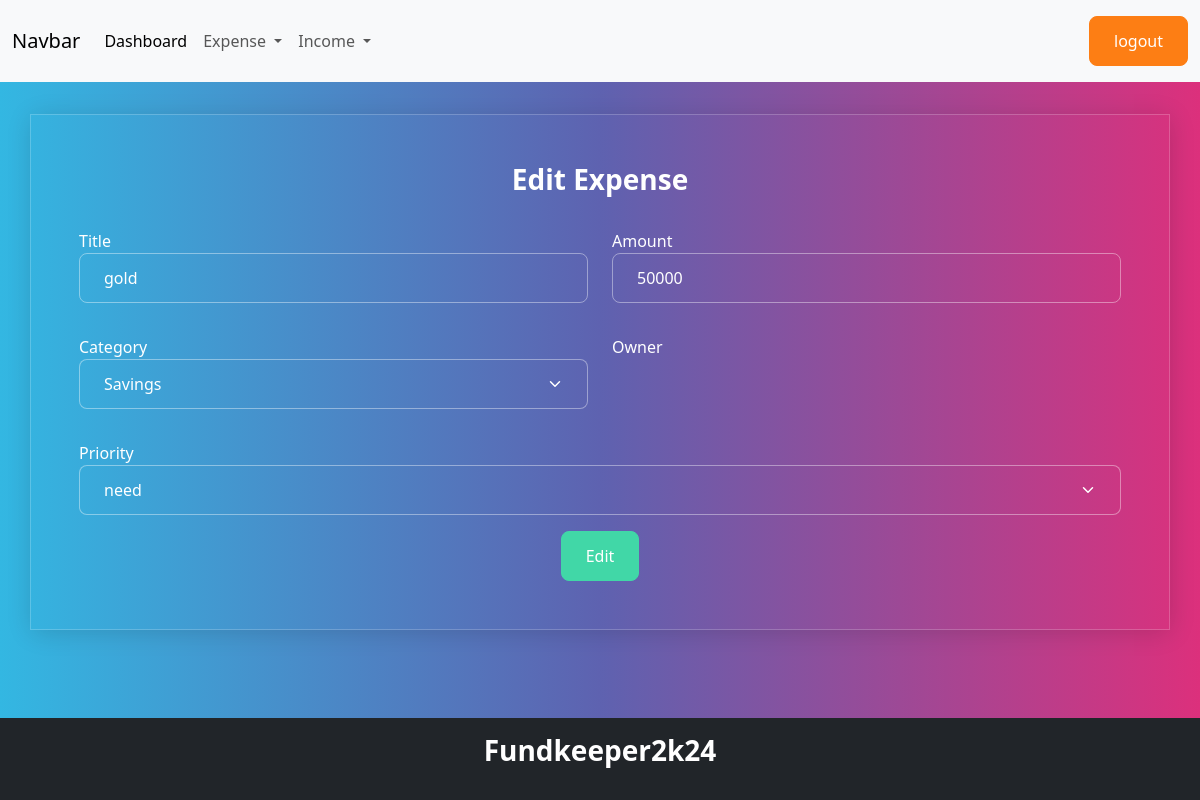
Page /expense/8/change/ (signed in) on the committed database.
### budget/models.py (models this page shows, shortened)
class Expense(models.Model):
    title=models.CharField(max_length=200)
    amount=models.PositiveIntegerField()
    expense_categories = (
        ("Housing", "Housing"),
        ("Transportation", "Transportation"),
        ("Food", "Food"),
        ("Health", "Health"),
        ("Entertainment", "Entertainment"),
        ("DebtPayments", "Debt Payments"),
        ("PersonalCare", "Personal Care"),
        ("Education", "Education"),
        ("Savings", "Savings"),
        ("Miscellaneous", "Miscellaneous")
    )
    category=models.CharField(max_length=200,choices=expense_categories,default="Miscellanious")
    user_object=models.ForeignKey(User,on_delete=models.CASCADE)
    created_date=models.DateTimeField(auto_now_add=True)
    priority_options=(
        ("need","need"),
        ("want","want")
    )
    priority=models.CharField(max_length=200,choices=priority_options,default="need")

### budget/views.py (the view, shortened to what this page needs)
# urls.py: path('expense/<int:pk>/change/',views.ExpenseUpdateView.as_view(),name="expense-update"),
@method_decorator(signin_required,name="dispatch")
class ExpenseUpdateView(View):
    def get(self,request,*args,**kwargs):
        id=kwargs.get("pk")
        expense_object=Expense.objects.get(id=id)
        form_instance=ExpenseForm(instance=expense_object)
        return render(request,"expense_edit.html",{"form":form_instance})

### budget/forms.py
class ExpenseForm(forms.ModelForm):
    class Meta:
        model=Expense
        exclude=("id","created_date","user_object")
        widgets={
            "title":forms.TextInput(attrs={"class":"form-control"}),
            "amount":forms.NumberInput(attrs={"class":"form-control"}),
            "category":forms.Select(attrs={"class":"form-control form-select"}),
            "priority":forms.Select(attrs={"class":"form-control form-select"}),
        }

### budget/templates/expense_edit.html (shortened to what this page needs)
{%extends 'base.html'%}
{%block main_block%}
<div class="container border shadow p-4 mt-3" >
    <h3 class="text-center">Edit Expense</h3>
    <form action="" method="post">
        <div class="row mt-3">
            <div class="col col-6">
                <label for="">Title</label>
                {{form.title}}
            </div>
            <div class="col col-6">
                <label for="">Amount</label>
                {{form.amount}}
            </div>
        </div>
        <div class="row mt-3">
            <div class="col col-6 bg-outline-primary">
                <label for="">Category</label>
                {{form.category}}
            </div>
            <div class="col col-6">
                <label for="">Owner</label>
            </div>
        </div>
        <div class="row mt-3">
            <div class="col col-12">
                <label for="">Priority</label>
                {{form.priority}}
            </div>
        </div>
         <div class="d-flex justify-content-center">
            <button type="submit" class="btn btn-success mt-2">Edit</button>
         </div>
    </form>
</div>
{%endblock%}

### rows in the picture
Expense: title "gold", amount "50000", category "Savings", priority "need"
